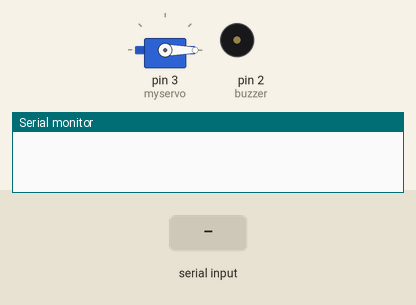
The sketch below on a simulated Arduino Uno, built with avr-gcc and run on an emulated ATmega328P. Parts: servo, buzzer (waves = sounding), the last lines printed to the serial monitor. Inputs (shaded band) come from the test bench.

Above: at 1.2 s.
1.3 s: "1" received over Serial
At 2.3 s:
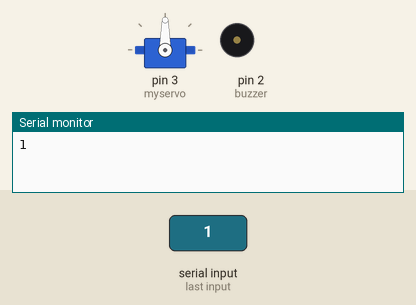
2.9 s: "2" received over Serial
At 4.4 s:
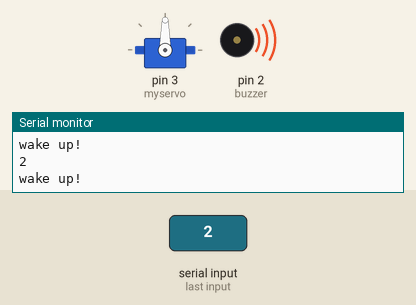
5.5 s: "0" received over Serial
At 6.4 s:
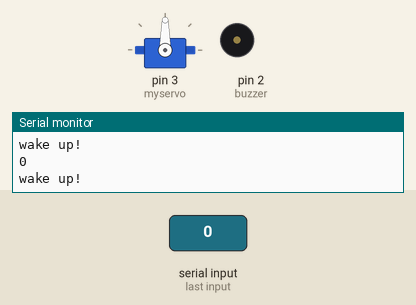
Timing chart, 0 to 8.5 s (numbered marks = the images above; inputs shaded):
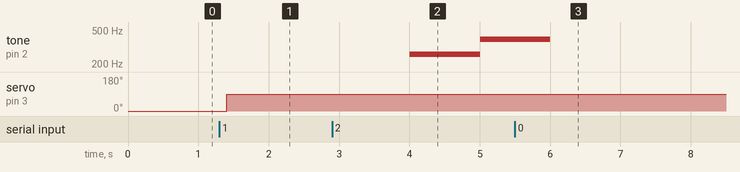

Measured:
- after the input at 1.3 s, servo on pin 3 (myservo): 0° → 90° after 0.10 s
- after the input at 2.9 s, tone on pin 2 (buzzer): silent → 261 Hz after 1.1 s, → 392 Hz 1.0 s later
- after the input at 5.5 s, tone on pin 2 (buzzer): goes on until 6.0 s, then stays silent

The sketch:

car.ino
```cpp
#include <Servo.h>
#include <SoftwareSerial.h>
#define buzzer 2
#define servo_init 0
Servo myservo;
long time = millis();
SoftwareSerial mySerial(2,3);


void setup()
{
    Serial.begin(9600);
    myservo.attach(3);
    pinMode(buzzer, OUTPUT);
    myservo.write(servo_init);

}

void loop()
{
    if (Serial.available() != 0) {
        char read = Serial.read();
        Serial.println(read);
        //Serial.println(time);
            if (read == '0'){
                myservo.write(servo_init);
                noTone(buzzer);
                }
            else if (read == '1' or read == '2') {
                myservo.write(90);
                if (read == '1') {
                  noTone(buzzer);
                }
                  time = millis();
                    while(read == '2'){
                      if (Serial.available() != 0){
                         read = Serial.read();
                      }
                      Serial.println(read);
                      Serial.println("wake up!");
                      if (time + 1000 < millis()){
                          tone(buzzer, 261, 1000);
                      }
                      if (time + 2000 < millis()){
                          time = millis();
                          tone(buzzer, 392, 1000);
                      }
                    }
            }
    }
    delay(100);
}
```
